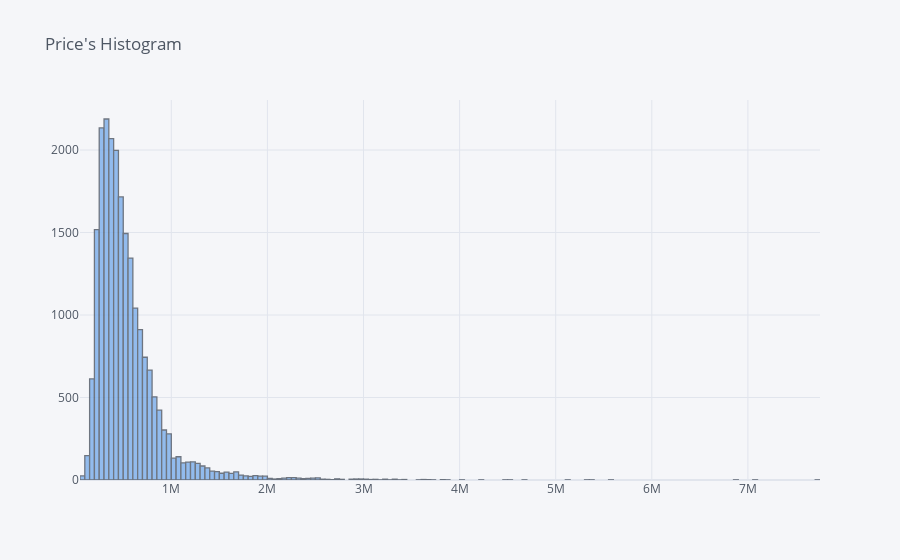

The cell this chart's notebook holds for it:
### Code cell
df['price'].iplot(title ='Price\'s Histogram\n', kind='hist',bins=300, color = '#7aadeb' )

### Figure 1 — Plotly figure (JSON) as saved in the notebook; plotly's stock layout.template omitted (floating-point values rounded to 4 significant figures; data arrays with more than 128 entries replaced by an {"elided": "..."} marker saying what was removed)
{"data": [{"histfunc": "count", "histnorm": "", "marker": {"color": "rgba(122, 173, 235, 1.0)", "line": {"color": "#4D5663", "width": 1.3}}, "name": "price", "nbinsx": 300, "opacity": 0.8, "orientation": "v", "type": "histogram", "x": {"elided": "21613 int values"}}], "layout": {"barmode": "overlay", "legend": {"bgcolor": "#F5F6F9", "font": {"color": "#4D5663"}}, "paper_bgcolor": "#F5F6F9", "plot_bgcolor": "#F5F6F9", "title": {"font": {"color": "#4D5663"}, "text": "Price's Histogram\n"}, "xaxis": {"gridcolor": "#E1E5ED", "showgrid": true, "tickfont": {"color": "#4D5663"}, "title": {"font": {"color": "#4D5663"}, "text": ""}, "zerolinecolor": "#E1E5ED"}, "yaxis": {"gridcolor": "#E1E5ED", "showgrid": true, "tickfont": {"color": "#4D5663"}, "title": {"font": {"color": "#4D5663"}, "text": ""}, "zerolinecolor": "#E1E5ED"}}}
